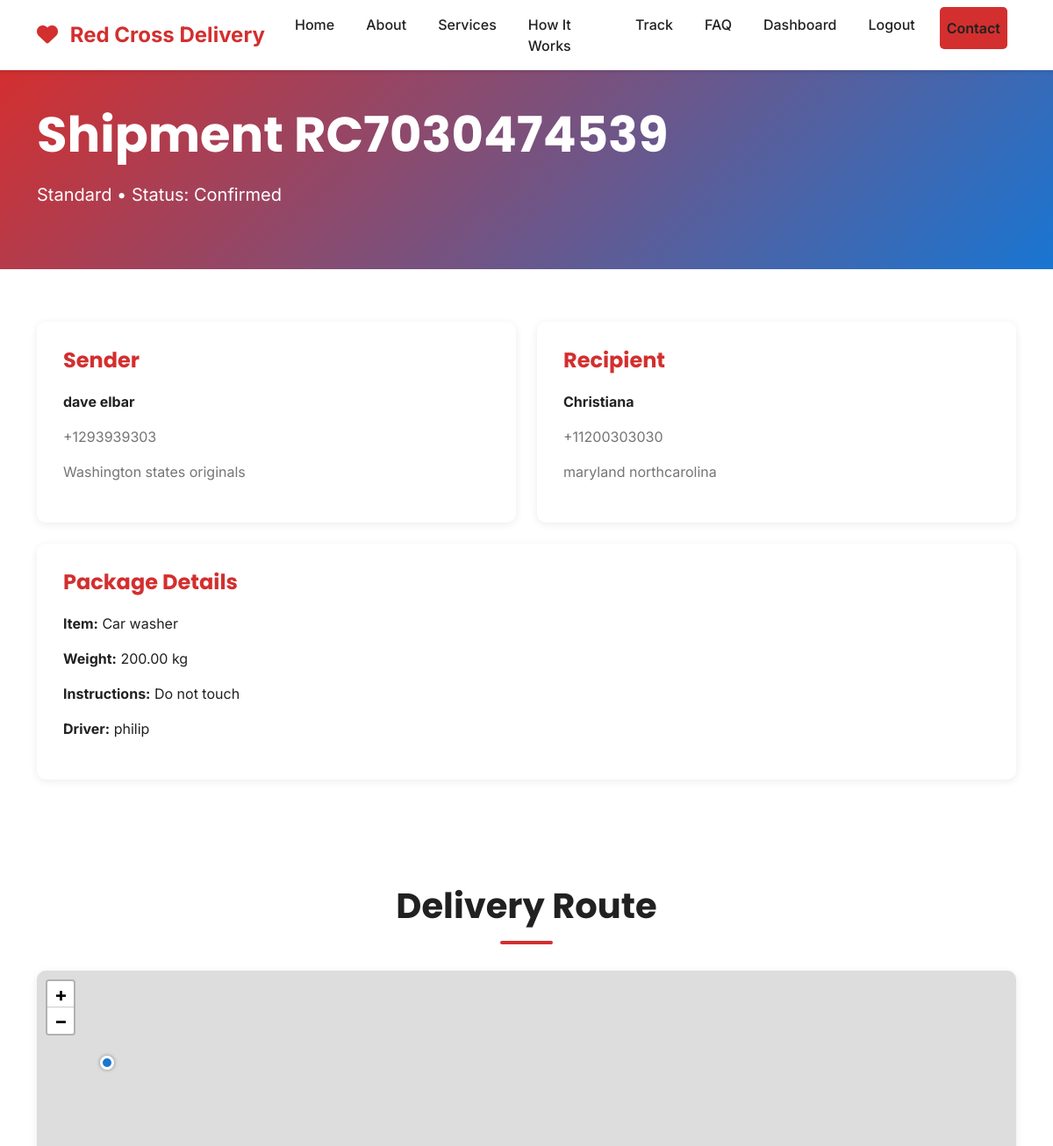
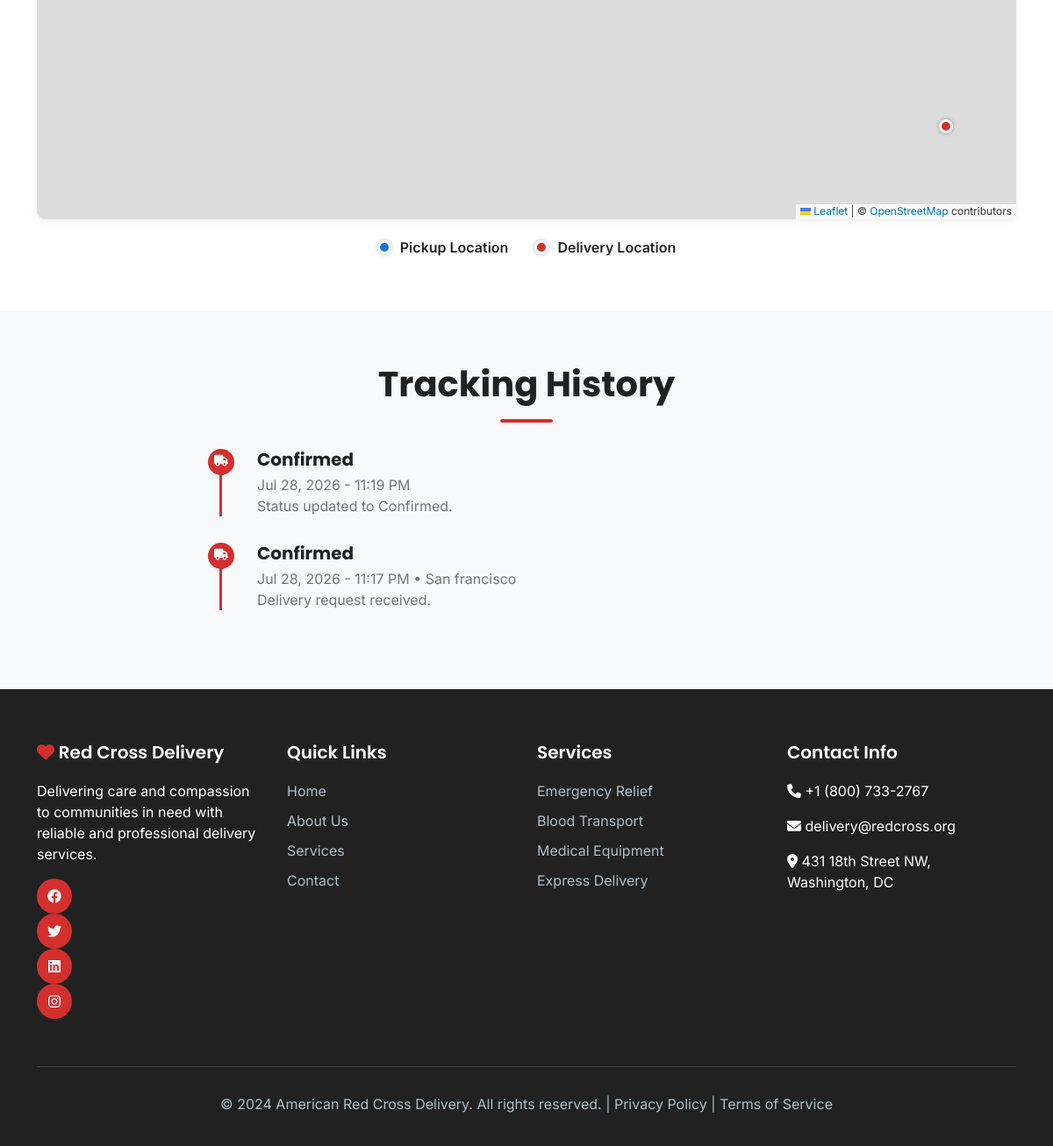
Page /shipping/shipment/RC7030474539/ (signed in) on the committed database (2 pictures, top to bottom).
### shipping/models.py (models this page shows, shortened)
class Shipment(models.Model):
    SERVICE_STANDARD = "standard"
    SERVICE_EXPRESS = "express"
    SERVICE_TEMPERATURE = "temperature"
    SERVICE_HAZMAT = "hazmat"
    SERVICE_CHOICES = [
        (SERVICE_STANDARD, "Standard"),
        (SERVICE_EXPRESS, "Express"),
        (SERVICE_TEMPERATURE, "Temperature Controlled"),
        (SERVICE_HAZMAT, "Hazmat / Special"),
    ]
    STATUS_PENDING = "pending"
    STATUS_CONFIRMED = "confirmed"
    STATUS_PICKED_UP = "picked_up"
    STATUS_IN_TRANSIT = "in_transit"
    STATUS_OUT_FOR_DELIVERY = "out_for_delivery"
    STATUS_DELIVERED = "delivered"
    STATUS_CANCELLED = "cancelled"
    STATUS_CHOICES = [
        (STATUS_PENDING, "Pending Confirmation"),
        (STATUS_CONFIRMED, "Confirmed"),
        (STATUS_PICKED_UP, "Picked Up"),
        (STATUS_IN_TRANSIT, "In Transit"),
        (STATUS_OUT_FOR_DELIVERY, "Out for Delivery"),
        (STATUS_DELIVERED, "Delivered"),
        (STATUS_CANCELLED, "Cancelled"),
    ]
    tracking_number = models.CharField(
        max_length=20, unique=True, editable=False, default=generate_tracking_number
    )
    customer = models.ForeignKey(
        settings.AUTH_USER_MODEL, on_delete=models.CASCADE, related_name="shipments"
    )
    service_type = models.CharField(max_length=20, choices=SERVICE_CHOICES, default=SERVICE_STANDARD)
    status = models.CharField(max_length=20, choices=STATUS_CHOICES, default=STATUS_PENDING)
    sender_name = models.CharField(max_length=150)
    sender_phone = models.CharField(max_length=20)
    pickup_address = models.TextField()
    pickup_latitude = models.DecimalField(max_digits=10, decimal_places=7, blank=True, null=True)
    pickup_longitude = models.DecimalField(max_digits=10, decimal_places=7, blank=True, null=True)
    recipient_name = models.CharField(max_length=150)
    recipient_phone = models.CharField(max_length=20)
    delivery_address = models.TextField()
    delivery_latitude = models.DecimalField(max_digits=10, decimal_places=7, blank=True, null=True)
    delivery_longitude = models.DecimalField(max_digits=10, decimal_places=7, blank=True, null=True)
    item_description = models.CharField(max_length=255)
    weight_kg = models.DecimalField(max_digits=6, decimal_places=2, blank=True, null=True)
    special_instructions = models.TextField(blank=True)
    preferred_date = models.DateField(blank=True, null=True)
    estimated_cost = models.DecimalField(max_digits=8, decimal_places=2, blank=True, null=True)
    assigned_driver = models.CharField(max_length=150, blank=True)
    created_at = models.DateTimeField(auto_now_add=True)
    updated_at = models.DateTimeField(auto_now=True)
    class Meta:
        ordering = ["-created_at"]

class ShipmentEvent(models.Model):
    shipment = models.ForeignKey(Shipment, on_delete=models.CASCADE, related_name="events")
    status = models.CharField(max_length=20, choices=Shipment.STATUS_CHOICES)
    location = models.CharField(max_length=150, blank=True)
    note = models.CharField(max_length=255, blank=True)
    timestamp = models.DateTimeField(auto_now_add=True)
    class Meta:
        ordering = ["-timestamp"]

### shipping/views.py (the view)
# urls.py: path("shipment/<str:tracking_number>/", views.shipment_detail, name="shipment_detail"),
@login_required
def shipment_detail(request, tracking_number):
    shipment = get_object_or_404(
        Shipment, tracking_number=tracking_number, customer=request.user
    )
    return render(request, "shipping/shipment_detail.html", {
        "shipment": shipment, "page_title": f"Shipment {shipment.tracking_number}"
    })

### shipping/templates/shipping/shipment_detail.html (shortened to what this page needs)
{% extends 'base.html' %}
{% block extra_css %}
<link rel="stylesheet" href="https://unpkg.com/leaflet@1.9.4/dist/leaflet.css" />
{% endblock %}
{% block content %}
<section class="hero" style="padding: 40px 0;">
    <div class="container">
        <h1>Shipment {{ shipment.tracking_number }}</h1>
        <p>{{ shipment.get_service_type_display }} &bull; Status: {{ shipment.get_status_display }}</p>
    </div>
</section>
<section>
    <div class="container">
        <div class="row g-4">
            <div class="col-lg-6">
                <div
                    style="background: white; padding: 30px; border-radius: 10px; box-shadow: 0 2px 10px rgba(0,0,0,0.08);">
                    <h4 style="margin-bottom: 20px; color: var(--primary-color);">Sender</h4>
                    <p><strong>{{ shipment.sender_name }}</strong></p>
                    <p style="color: var(--text-light);">{{ shipment.sender_phone }}</p>
                    <p style="color: var(--text-light);">{{ shipment.pickup_address }}</p>
                </div>
            </div>
            <div class="col-lg-6">
                <div
                    style="background: white; padding: 30px; border-radius: 10px; box-shadow: 0 2px 10px rgba(0,0,0,0.08);">
                    <h4 style="margin-bottom: 20px; color: var(--primary-color);">Recipient</h4>
                    <p><strong>{{ shipment.recipient_name }}</strong></p>
                    <p style="color: var(--text-light);">{{ shipment.recipient_phone }}</p>
                    <p style="color: var(--text-light);">{{ shipment.delivery_address }}</p>
                </div>
            </div>
        </div>
        <div class="row mt-4">
            <div class="col-12">
                <div
                    style="background: white; padding: 30px; border-radius: 10px; box-shadow: 0 2px 10px rgba(0,0,0,0.08);">
                    <h4 style="margin-bottom: 20px; color: var(--primary-color);">Package Details</h4>
                    <p><strong>Item:</strong> {{ shipment.item_description }}</p>
                    {% if shipment.weight_kg %}
                    <p><strong>Weight:</strong> {{ shipment.weight_kg }} kg</p>
                    {% endif %}
                    {% if shipment.special_instructions %}
                    <p><strong>Instructions:</strong> {{ shipment.special_instructions }}</p>
                    {% endif %}
                    {% if shipment.assigned_driver %}
                    <p><strong>Driver:</strong> {{ shipment.assigned_driver }}</p>
                    {% endif %}
                </div>
            </div>
        </div>
    </div>
</section>
{% if shipment.pickup_latitude and shipment.delivery_latitude %}
<section>
    <div class="container">
        <h2 class="section-title">Delivery Route</h2>
        <div id="shipment-map" style="height: 450px; border-radius: 10px; box-shadow: 0 2px 10px rgba(0,0,0,0.08);">
        </div>
        <div style="display: flex; gap: 30px; justify-content: center; margin-top: 20px; flex-wrap: wrap;">
            <div style="display: flex; align-items: center; gap: 10px;">
                <span
                    style="display: inline-block; width: 16px; height: 16px; border-radius: 50%; background-color: #1976D2; border: 3px solid white; box-shadow: 0 0 4px rgba(0,0,0,0.3);"></span>
                <span style="color: var(--text-dark); font-weight: 600;">Pickup Location</span>
            </div>
            <div style="display: flex; align-items: center; gap: 10px;">
                <span
                    style="display: inline-block; width: 16px; height: 16px; border-radius: 50%; background-color: #D32F2F; border: 3px solid white; box-shadow: 0 0 4px rgba(0,0,0,0.3);"></span>
                <span style="color: var(--text-dark); font-weight: 600;">Delivery Location</span>
            </div>
        </div>
    </div>
</section>
{% endif %}
<section class="bg-light">
    <div class="container">
        <h2 class="section-title">Tracking History</h2>
        <div style="max-width: 700px; margin: 0 auto;">
            {% for event in shipment.events.all %}
            <div
                style="padding-left: 40px; border-left: 3px solid var(--primary-color); position: relative; margin-bottom: 30px;">
                <div
                    style="position: absolute; left: -16px; top: 0; width: 30px; height: 30px; background-color: var(--primary-color); border-radius: 50%; display: flex; align-items: center; justify-content: center; color: white;">
                    <i class="fas fa-truck" style="font-size: 0.8rem;"></i>
                </div>
                <h5 style="margin-bottom: 5px;">{{ event.get_status_display }}</h5>
                <p style="color: var(--text-light); margin-bottom: 0;">
                    {{ event.timestamp|date:"M d, Y - g:i A" }}
                    {% if event.location %}&bull; {{ event.location }}{% endif %}
                </p>
                {% if event.note %}
                <p style="color: var(--text-light); margin-bottom: 0;">{{ event.note }}</p>
                {% endif %}
            </div>
            {% endfor %}
        </div>
    </div>
</section>
{% endblock %}

### templates/base.html (style rules this page uses)
* { font-family: 'Inter', sans-serif; }
h1, h2, h3, h4, h5, h6 { font-family: 'Poppins', sans-serif; font-weight: 700; }
:root { --primary-color: #D32F2F; --secondary-color: #1976D2; --light-bg: #F5F5F5; --text-dark: #212121; --text-light: #757575; }
body { color: var(--text-dark); background-color: #FFFFFF; overflow-x: hidden; }
.hero { background: linear-gradient(135deg, var(--primary-color) 0%, var(--secondary-color) 100%); color: white; padding: 80px 0; position: relative; overflow: hidden; }
.hero::before { content: ''; position: absolute; top: -50%; right: -50%; width: 500px; height: 500px; background: rgba(255, 255, 255, 0.1); border-radius: 50%; }
.hero h1 { font-size: 3.5rem; font-weight: 700; margin-bottom: 20px; z-index: 1; position: relative; }
.hero p { font-size: 1.25rem; margin-bottom: 30px; z-index: 1; position: relative; }
section { padding: 60px 0; }
.section-title { font-size: 2.5rem; margin-bottom: 50px; text-align: center; position: relative; }
.section-title::after { content: ''; position: absolute; bottom: -20px; left: 50%; transform: translateX(-50%); width: 60px; height: 4px; background-color: var(--primary-color); border-radius: 2px; }

### rows in the picture
Shipment: tracking_number "RC7030474539", service_type "Standard", status "Confirmed", sender_name "dave elbar", sender_phone "+1293939303", pickup_address "Washington states originals", recipient_name "Christiana", recipient_phone "+11200303030", delivery_address "maryland northcarolina", item_description "Car washer", weight_kg "200.00", special_instructions "Do not touch", assigned_driver "philip"
ShipmentEvent: status "Confirmed", timestamp "Jul 28, 2026 - 11:19 PM", note "Status updated to Confirmed."
ShipmentEvent: status "Confirmed", timestamp "Jul 28, 2026 - 11:17 PM", location "San francisco", note "Delivery request received."
